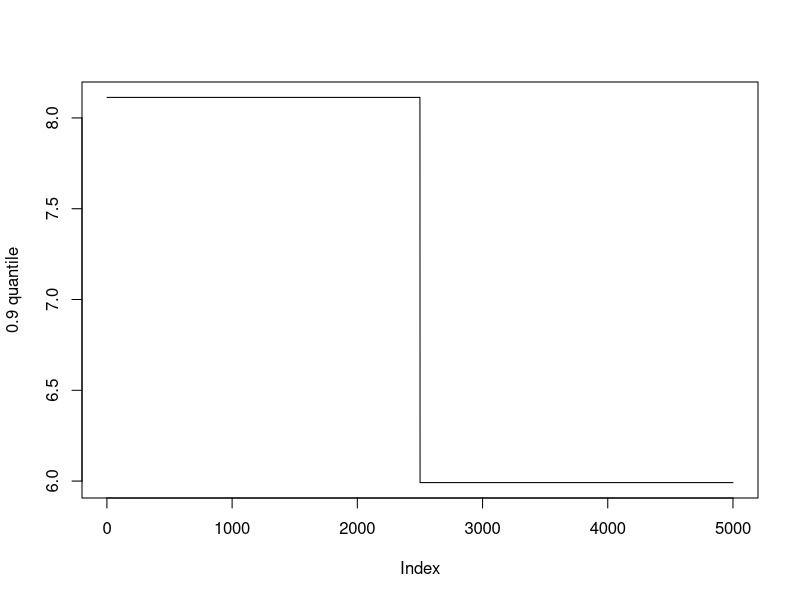

Reproduce this figure in R. (Note: this script raises an error after producing the figure.)
# install.packages("devtools")
# library(devtools)
# install_github("zzh237/detrendr")
# install_github("glmgen/genlasso")
# library(detrendr)
# library(genlasso)
# trace(get_model, edit=TRUE)
MSE <- function(a, b){
  len = length(a)
  return(norm(a - b, type="2")**2/len) 
}

# Professor suggested possibly increasing this to 6
lambda_list <- seq(1, 4.5, length.out=300)
10**(lambda_list)


lambda <- 5
tau <- c(0.9)
n <- 5000
d <- 10



## prepare the inputs X, and the true function
x <- seq(1, n, 1)

# get sceneria 1, 2, 3
# x <- x/n


# get scenerio 4
# half <- n/2
# x[1:half] <- 3*x[1:half]
# x <- replace(x, seq(half+1, n, 1), 3*n - 3*tail(x,half))
# x <- x/n

# get scenerio 5
# x<- cos(6*pi*x/n)

# get scenario 6
x<- x*0

# get the simulated heterogeneously-smooth data
x_j <- x # we could add permutation for different j.


# scenerio 6
get_g_j <- function(x_j, j){
  g_0 <- (x_j + 0.1)*(j/10)
  g_0_n <- norm(g_0, type="2")/sqrt(n)
  a_j <- 1/g_0_n
  g_0 <- a_j**(x_j + 0.1)*(j/10)
  return(g_0)
}

# scenerio 5
# get_g_j <- function(x_j, j){
#   g_0 <- (x_j + 0.1)*(j/10)
#   g_0_n <- norm(g_0, type="2")/sqrt(n)
#   a_j <- 1/g_0_n
#   g_0 <- a_j*(x_j + 0.1)*(j/10)
#   return(g_0)
# }


# scenerio 4
# get_g_j <- function(x_j, j){
#   g_0 <- (x_j + 0.1)**(j/10)
#   g_0_n <- norm(g_0, type="2")/sqrt(n)
#   a_j <- 1/g_0_n
#   g_0 <- a_j*(x_j + 0.1)**(j/10)
#   return(g_0)
# }


# # scenerio 1, 2, 3, Doppler-like
# get_g_j <- function(x_j, j){
#   g_0 <- sin(2*pi/(x_j + 0.1)**(j/10))
#   g_0_n <- norm(g_0, type="2")/sqrt(n)
#   a_j <- 1/g_0_n
#   g_0 <- a_j*sin(2*pi/(x_j + 0.1)**(j/10))
#   return(g_0)
# }






# create y star and y 
y_list <- data.frame()
for (j in 1:d){
  y_j <- get_g_j(x_j, j) 
  y_list <- rbind(y_list, y_j)
}
#get the y_star
y_list <- unname(y_list)
# sum all of the columns to achieve the additive
y_star <- colSums(y_list)
#get the y_i
# get other scenerios error
# sce1 <- rnorm(n, 0, 1)
# sce2 <- rcauchy(n, 0, 1)
# e <- x**0.5/n**0.5
# te <- rt(n, 2)
# sce3 <- e*te
# sce4 <- rt(n,3)
# sce5 <- rcauchy(n, 0, 1)
# y <- y_star + sce1

# get scenerio 6 error
half <- n/2
x[1:half] <- (0.25*(x[1:half]/n)**0.5 + 1.375)/3
x <- replace(x, seq(half+1, n, 1), (7*(tail(x,half)/n)**0.5-2)/3)
sce6 <-rt(n,2)
sce6_9q <- qt(0.9, 2)
y<-y_star+x*sce6
y_9q <- y_star+x*sce6_9q
plot(y_9q, type="l", col="black", ylab='0.9 quantile')


y_mean <- mean(y)

get_mse <- function(k){
  trend_list <- data.frame() # local
  cum_trend_sofar <-0
  for (j in 1:d){
    resp <- y - cum_trend_sofar
    # since we are using trendfilter, rather than QTF, this is ATF
    fit_matrix <- trendfilter(resp, ord=k)$fit # I'm imagine here we are using all lambdas, pulled globally
    mses<-apply(fit_matrix,2,MSE,b=resp) # this and the following line take the best model
    trend_j <- fit_matrix[,which.min(mses)]
    trend_list<-  rbind(trend_list,trend_j)
    cum_trend_sofar <- cum_trend_sofar + trend_j # im not sure exactly how this accomplishes line (i)
  }
  
  ## get MSE
  trend_hat <- colSums(trend_list)
  MSE_trend_hat <- MSE(y_star, trend_hat)
  
  # using the quantile additive trend filtering
  q_trend_list <- data.frame()
  cum_trend_sofar <-0
  for (j in 1:d){
    resp <- y - cum_trend_sofar
    # same concepts as above, but now with QTF
    q_trend_j <- c(get_trend(resp, tau, lambda, k))
    q_trend_list<-  rbind(q_trend_list,q_trend_j)
    cum_trend_sofar <- cum_trend_sofar + q_trend_j
  }
  
  ## get MSE
  q_trend_hat <- colSums(q_trend_list)
  MSE_q_trend_hat <- MSE(y_star, q_trend_hat)
  return(list(MSE_trend_hat, MSE_q_trend_hat))
  
  # where does the MC sampling come in? 
}

# This looks like the same thing? 

# # using the additive trend filtering
# 
# trend_list <- data.frame()
# cum_trend_sofar <-0
# for (j in 1:d){
#   resp <- y - y_mean - cum_trend_sofar
#   fit_matrix <- trendfilter(resp, ord=k)$fit
#   mses<-apply(fit_matrix,2,MSE,b=resp)
#   trend_j <- fit_matrix[,which.min(mses)]
#   trend_list<-  rbind(trend_list,trend_j)
#   cum_trend_sofar <- cum_trend_sofar + trend_j
# }
# 
# ## get MSE
# trend_hat <- colSums(trend_list)
# MSE_trend_hat <- MSE(y_star, trend_hat)
# 
# # using the quantile additive trend filtering
# q_trend_list <- data.frame()
# cum_trend_sofar <-0
# for (j in 1:d){
#   resp <- y - y_mean - cum_trend_sofar
#   q_trend_j <- c(get_trend(resp, tau, lambda, k))
#   q_trend_list<-  rbind(q_trend_list,q_trend_j)
#   cum_trend_sofar <- cum_trend_sofar + q_trend_j
# }
# 
# ## get MSE
# q_trend_hat <- colSums(q_trend_list)
# MSE_q_trend_hat <- MSE(y_star, q_trend_hat)




mse1 = get_mse(k=1)
ATF1 = mse1[[1]]
QATF1 = mse1[[2]]
mse2 = get_mse(k=2)
ATF2 = mse2[[1]]
QATF2 = mse2[[2]]

data = data.frame(n = n, Scenario = 6,
                  tau=tau, QATF1 = QATF1, QATF2 = QATF2,
                  ATF1 =ATF1, ATF2 =ATF2)

# write data to a sample.csv file
write.table(data, file = "~/QATF/sample2.csv", append = TRUE, quote = FALSE,
            col.names = FALSE, row.names = FALSE) 



#> Using same lambda for all quantiles
plot(y, type="l", col="black") # this is the y with errors
plot(y_star, type="l", col="black") # this is the y_star, without errors


# lines(trend_hat~x, col="red")
# lines(q_trend_hat~x, col="blue")
# lines(trend[,1]~x, col="red")
# lines(trend[,2]~x, col="blue")
